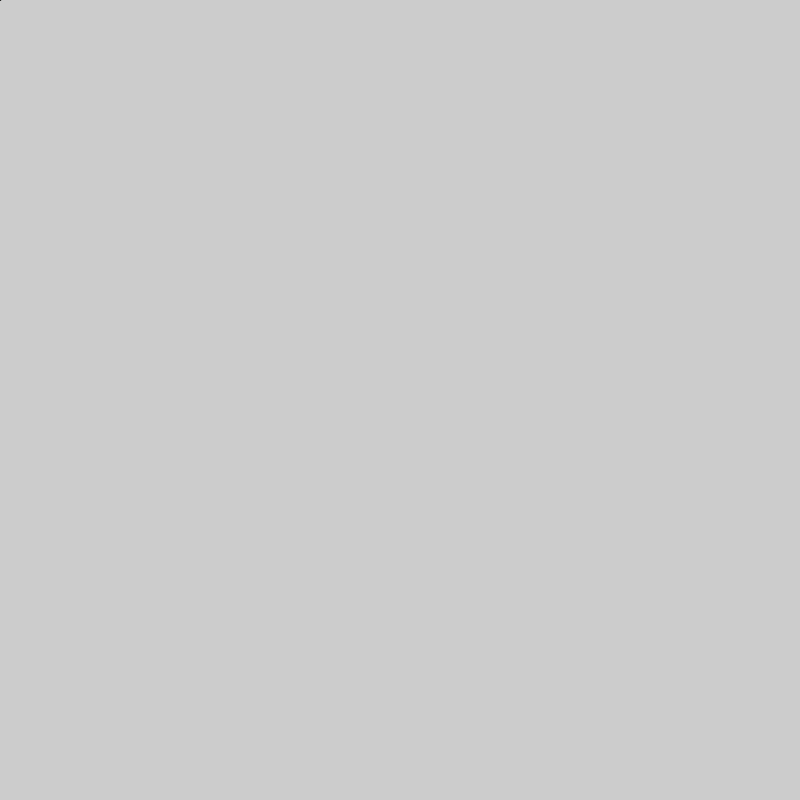
Frame 1 (no input)
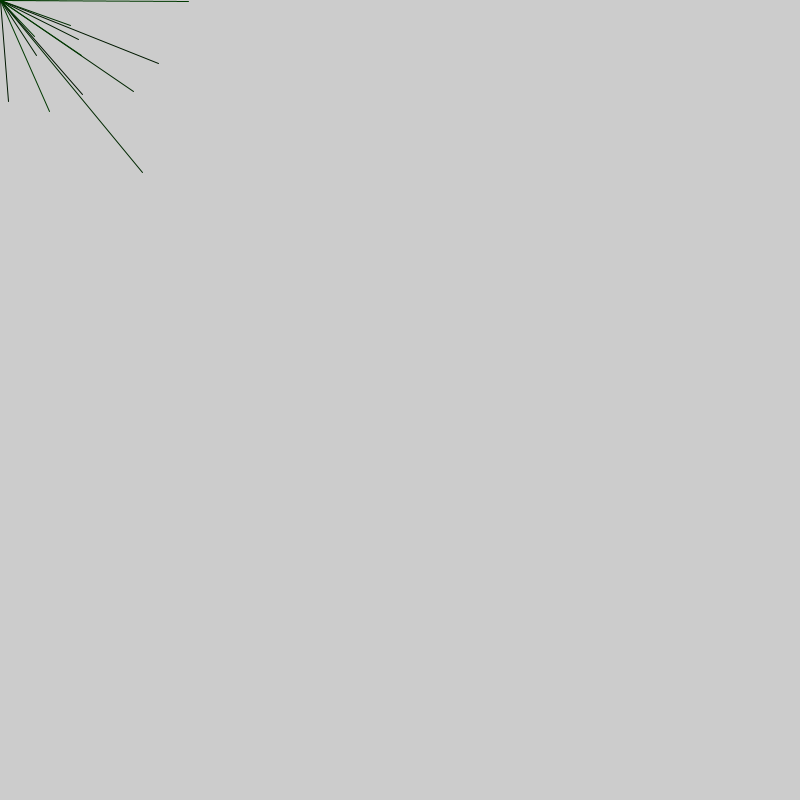
Frame 60 (the mouse pressed at the canvas centre just before this capture)
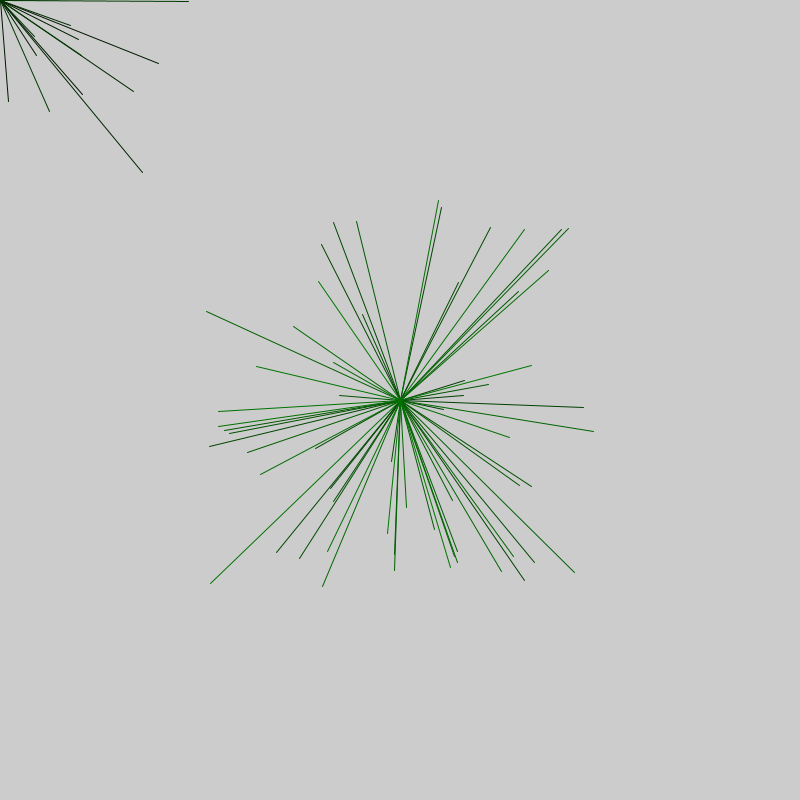
Frame 120 (the mouse held since frame 60 and released just before this capture)

The Processing sketch that drew these frames (run headless with seeded random() and noise(); from frame 60 on, the mouse is pressed at the canvas centre):

// Processing sketch: tarea_3
// ── tarea_3.pde


void setup(){
  size(800,800);

}


void draw(){
      
     int distancia_maxima = 200;
     stroke(0, frameCount  % 255,0);
     line(mouseX, mouseY, random(mouseX-distancia_maxima, mouseX + distancia_maxima), random(mouseY - distancia_maxima , mouseY + distancia_maxima) );
     
}
